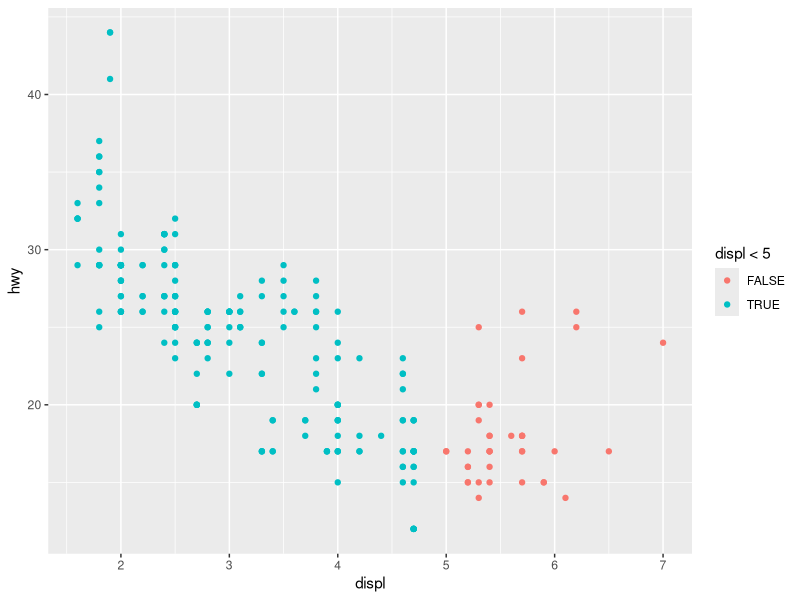

Source code (R):
library(tidyverse)

mpg

ggplot(data = mpg) +
  geom_point(mapping = aes(x = displ, y = hwy, color = displ < 5  ))

?geom_point
